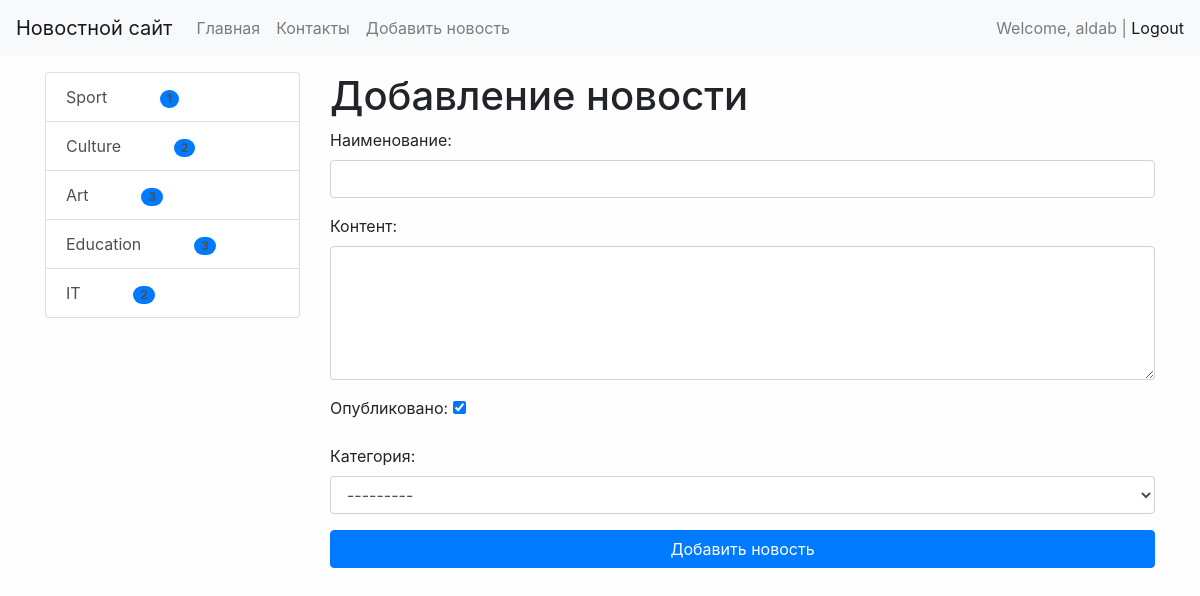
The app's page /news/add-news/ (signed in) with its own data.
### news/models.py (models this page shows)
class Category(models.Model):
    title = models.CharField(max_length=150, db_index=True, verbose_name='Наименование категории')
    def get_absolute_url(self):
        return reverse('category', kwargs={"category_id": self.pk})
    def __str__(self):
        return self.title
    class Meta:
        verbose_name = 'Категория'
        verbose_name_plural = 'Категории'
        ordering = ['title']

### news/views.py (the view)
# urls.py: path('news/add-news/', CreateNews.as_view(), name='add_news'),
class CreateNews(LoginRequiredMixin, CreateView):
    form_class = NewsForm
    template_name = 'news/add_news.html'
    raise_exception = True

### news/forms.py (shortened to what this page needs)
class NewsForm(forms.ModelForm):
    class Meta:
        model = News
        fields = ['title', 'content', 'is_published', 'category']
        widgets = {
            'title': forms.TextInput(attrs={'class': 'form-control'}),
            'content': forms.Textarea(attrs={'class': 'form-control', 'rows': 5}),
            'category': forms.Select(attrs={'class': 'form-control'}),
        }

### news/templatetags/news_tags.py (called while the page is built)
@register.inclusion_tag('news/list_categories.html')
def show_categories():
    categories = Category.objects.annotate(
        cnt=Count('news',filter=F('news__is_published'))).filter(cnt__gt=0)
    return {"categories": categories}

### news/templates/news/add_news.html (shortened to what this page needs)
{% extends 'base.html' %}
{% block sidebar %}
{% include 'inc/_sidebar.html' %}
{% endblock %}
{% block content %}
<h1>Добавление новости</h1>
<form action="{% url 'add_news' %}" method="post">
    {{ form.as_p }}
    <button type="submit" class="btn btn-primary btn-block">Добавить новость</button>
</form>
{% endblock %}

### templates/inc/_nav.html (shortened to what this page needs)
<nav class="navbar navbar-expand-lg navbar-light bg-light">
    <a class="navbar-brand ms-3" href="{% url 'home' %}">Новостной сайт</a>
    <div class="collapse navbar-collapse" id="navbarSupportedContent">
        <ul class="navbar-nav mr-auto">
            <li class="nav-item"><a class="nav-link" href="{% url 'home' %}">Главная</a></li>
            <li class="nav-item"><a class="nav-link" href="{% url 'contact' %}">Контакты</a></li>
            {% if request.user.is_authenticated %}
            <li class="nav-item"><a class="nav-link" href="{% url 'add_news' %}">Добавить новость</a></li>
            {% endif %}
        </ul>    </div>
        <span class="navbar-text me-3">
            {% if request.user.is_authenticated %}
            Welcome, {{user.username}} | <a href="{% url 'logout' %}">Logout</a>
            {% else %}
            <a href="{% url 'register' %}">Register</a> | <a href="{% url 'login' %}">Login</a>
            {% endif%}
        </span>
</nav>

### news/templates/news/list_categories.html
<div class="list-group">
    {% for item in categories %}
    <a href="{{ item.get_absolute_url }}" class="list-group-item list-group-item-action">{{ item.title }}
        <span class="badge ml-5 bg-primary badge-pill text-color-light">{{item.cnt}}</span>
</a>
    {% endfor %}
</div>

### mysite/static/css/style.css (style rules this page uses)
body { background: #fefefe; }

### records on screen
Category: title "Sport", cnt "1"
Category: title "Culture", cnt "2"
Category: title "Art", cnt "3"
Category: title "Education", cnt "3"
Category: title "IT", cnt "2"

### other values on screen
{{ user.username }} "aldab"
